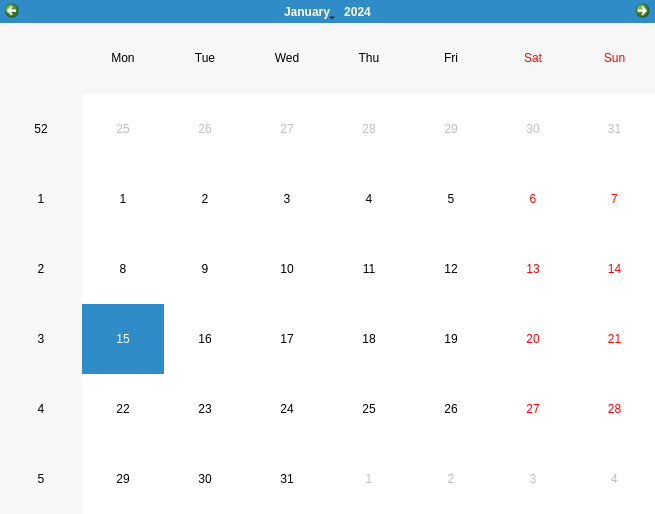
<?xml version="1.0" encoding="UTF-8"?>
<ui version="4.0">
 <class>LoginDialog</class>
 <widget class="QDialog" name="LoginDialog">
  <property name="geometry">
   <rect>
    <x>0</x>
    <y>0</y>
    <width>655</width>
    <height>514</height>
   </rect>
  </property>
  <property name="windowTitle">
   <string>UserDialog</string>
  </property>
  <layout class="QVBoxLayout" name="verticalLayout_2">
   <property name="leftMargin">
    <number>0</number>
   </property>
   <property name="topMargin">
    <number>0</number>
   </property>
   <property name="rightMargin">
    <number>0</number>
   </property>
   <property name="bottomMargin">
    <number>0</number>
   </property>
   <item>
    <widget class="QCalendarWidget" name="calendarWidget"/>
   </item>
  </layout>
 </widget>
 <resources/>
 <connections/>
</ui>
